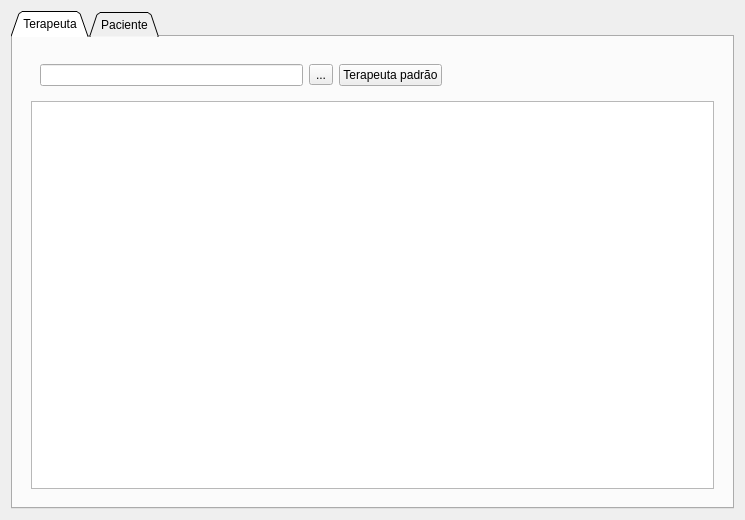
<?xml version="1.0" encoding="UTF-8"?>
<ui version="4.0">
 <class>usersWidgetForm</class>
 <widget class="QWidget" name="usersWidgetForm">
  <property name="geometry">
   <rect>
    <x>0</x>
    <y>0</y>
    <width>745</width>
    <height>520</height>
   </rect>
  </property>
  <property name="windowTitle">
   <string>Form</string>
  </property>
  <layout class="QGridLayout" name="gridLayout">
   <item row="0" column="1">
    <widget class="QWidget" name="tabContainer" native="true">
     <layout class="QHBoxLayout" name="horizontalLayout">
      <property name="spacing">
       <number>0</number>
      </property>
      <property name="leftMargin">
       <number>0</number>
      </property>
      <property name="topMargin">
       <number>0</number>
      </property>
      <property name="rightMargin">
       <number>0</number>
      </property>
      <property name="bottomMargin">
       <number>0</number>
      </property>
      <item>
       <widget class="QTabWidget" name="tabWidget">
        <property name="toolTip">
         <string comment="UserActionsHelper">Cadastrar um novo paciente</string>
        </property>
        <property name="tabShape">
         <enum>QTabWidget::TabShape::Triangular</enum>
        </property>
        <property name="currentIndex">
         <number>0</number>
        </property>
        <widget class="QWidget" name="therapistTab">
         <attribute name="title">
          <string>Terapeuta</string>
         </attribute>
         <layout class="QGridLayout" name="gridLayout_2">
          <item row="0" column="0">
           <widget class="QWidget" name="therapistListContainer" native="true">
            <layout class="QGridLayout" name="gridLayout_3">
             <item row="0" column="0">
              <widget class="QWidget" name="therapistButtonContainer" native="true">
               <layout class="QHBoxLayout" name="horizontalLayout_3">
                <item>
                 <widget class="QLineEdit" name="therapistLineEdit"/>
                </item>
                <item>
                 <widget class="QToolButton" name="addTherapistButton">
                  <property name="toolTip">
                   <string comment="UserActionsHelper">Cadastrar um novo terapeuta</string>
                  </property>
                  <property name="text">
                   <string>...</string>
                  </property>
                  <property name="icon">
                   <iconset theme="QIcon::ThemeIcon::ListAdd"/>
                  </property>
                 </widget>
                </item>
                <item>
                 <widget class="QPushButton" name="defautlTherapistButton">
                  <property name="toolTip">
                   <string comment="UserActionsHelper">Retornar ao valor de terapeuta padrão</string>
                  </property>
                  <property name="text">
                   <string>Terapeuta padrão</string>
                  </property>
                 </widget>
                </item>
                <item>
                 <spacer name="horizontalSpacer_2">
                  <property name="orientation">
                   <enum>Qt::Orientation::Horizontal</enum>
                  </property>
                  <property name="sizeHint" stdset="0">
                   <size>
                    <width>40</width>
                    <height>20</height>
                   </size>
                  </property>
                 </spacer>
                </item>
               </layout>
              </widget>
             </item>
             <item row="1" column="0">
              <widget class="QListWidget" name="therapistListWidget"/>
             </item>
            </layout>
           </widget>
          </item>
         </layout>
        </widget>
        <widget class="QWidget" name="patientTab">
         <attribute name="title">
          <string>Paciente</string>
         </attribute>
         <layout class="QGridLayout" name="gridLayout_4">
          <item row="0" column="0">
           <widget class="QWidget" name="patientListContainer" native="true">
            <layout class="QVBoxLayout" name="verticalLayout">
             <item>
              <widget class="QWidget" name="patientButtonContainer" native="true">
               <layout class="QHBoxLayout" name="horizontalLayout_2">
                <item>
                 <widget class="QLineEdit" name="patientLineEdit"/>
                </item>
                <item>
                 <widget class="QToolButton" name="addPatientButton">
                  <property name="text">
                   <string>...</string>
                  </property>
                  <property name="icon">
                   <iconset theme="QIcon::ThemeIcon::ListAdd"/>
                  </property>
                 </widget>
                </item>
                <item>
                 <widget class="QPushButton" name="defaultPatientButton">
                  <property name="toolTip">
                   <string comment="UserActionsHelper">Retornar ao valor de paciente padrão</string>
                  </property>
                  <property name="text">
                   <string>Paciente padrão</string>
                  </property>
                 </widget>
                </item>
                <item>
                 <spacer name="horizontalSpacer">
                  <property name="orientation">
                   <enum>Qt::Orientation::Horizontal</enum>
                  </property>
                  <property name="sizeHint" stdset="0">
                   <size>
                    <width>40</width>
                    <height>20</height>
                   </size>
                  </property>
                 </spacer>
                </item>
               </layout>
              </widget>
             </item>
             <item>
              <widget class="QListWidget" name="patientListWidget"/>
             </item>
            </layout>
           </widget>
          </item>
         </layout>
        </widget>
       </widget>
      </item>
     </layout>
    </widget>
   </item>
  </layout>
 </widget>
 <resources/>
 <connections/>
</ui>
